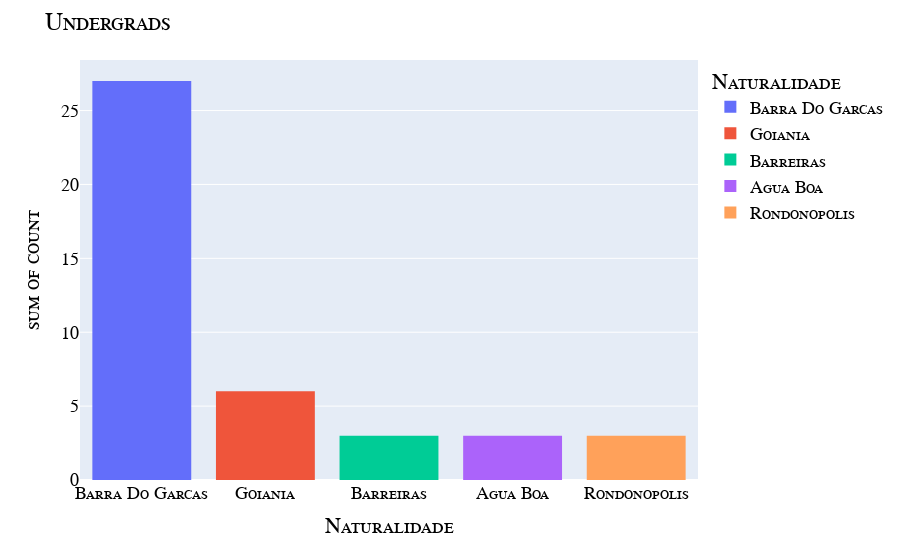

Source (notebook cell):
### Code cell
x_grouped =  finished.groupby(['Naturalidade']).size().reset_index(name='count').sort_values(by='count', ascending=False)
y_grouped =  dropout.groupby(['Naturalidade']).size().reset_index(name='count').sort_values(by='count', ascending=False)
px.histogram(x_grouped.head(), x='Naturalidade', y='count', color='Naturalidade').update_layout(title={"text": "Undergrads"}, font=my_font).show()
px.histogram(y_grouped.head(), x='Naturalidade', y='count', color='Naturalidade').update_layout(title={"text": "Dropout"}, font=my_font).show()

### Figure 1 — Plotly figure (JSON) as saved in the notebook; plotly's stock layout.template omitted (floating-point values rounded to 4 significant figures)
{"data": [{"bingroup": "x", "histfunc": "sum", "hovertemplate": "Naturalidade=%{x}<br>sum of count=%{y}<extra></extra>", "legendgroup": "Barra Do Garcas", "marker": {"color": "#636efa", "pattern": {"shape": ""}}, "name": "Barra Do Garcas", "orientation": "v", "showlegend": true, "type": "histogram", "x": ["Barra Do Garcas"], "xaxis": "x", "y": [27], "yaxis": "y"}, {"bingroup": "x", "histfunc": "sum", "hovertemplate": "Naturalidade=%{x}<br>sum of count=%{y}<extra></extra>", "legendgroup": "Goiania", "marker": {"color": "#EF553B", "pattern": {"shape": ""}}, "name": "Goiania", "orientation": "v", "showlegend": true, "type": "histogram", "x": ["Goiania"], "xaxis": "x", "y": [6], "yaxis": "y"}, {"bingroup": "x", "histfunc": "sum", "hovertemplate": "Naturalidade=%{x}<br>sum of count=%{y}<extra></extra>", "legendgroup": "Barreiras", "marker": {"color": "#00cc96", "pattern": {"shape": ""}}, "name": "Barreiras", "orientation": "v", "showlegend": true, "type": "histogram", "x": ["Barreiras"], "xaxis": "x", "y": [3], "yaxis": "y"}, {"bingroup": "x", "histfunc": "sum", "hovertemplate": "Naturalidade=%{x}<br>sum of count=%{y}<extra></extra>", "legendgroup": "Agua Boa", "marker": {"color": "#ab63fa", "pattern": {"shape": ""}}, "name": "Agua Boa", "orientation": "v", "showlegend": true, "type": "histogram", "x": ["Agua Boa"], "xaxis": "x", "y": [3], "yaxis": "y"}, {"bingroup": "x", "histfunc": "sum", "hovertemplate": "Naturalidade=%{x}<br>sum of count=%{y}<extra></extra>", "legendgroup": "Rondonopolis", "marker": {"color": "#FFA15A", "pattern": {"shape": ""}}, "name": "Rondonopolis", "orientation": "v", "showlegend": true, "type": "histogram", "x": ["Rondonopolis"], "xaxis": "x", "y": [3], "yaxis": "y"}], "layout": {"barmode": "relative", "font": {"color": "Black", "family": "Courier New, monospace", "size": 18, "variant": "small-caps"}, "legend": {"title": {"text": "Naturalidade"}, "tracegroupgap": 0}, "margin": {"t": 60}, "title": {"text": "Undergrads"}, "xaxis": {"anchor": "y", "categoryarray": ["Barra Do Garcas", "Goiania", "Barreiras", "Agua Boa", "Rondonopolis"], "categoryorder": "array", "domain": [0, 1], "title": {"text": "Naturalidade"}}, "yaxis": {"anchor": "x", "domain": [0, 1], "title": {"text": "sum of count"}}}}
